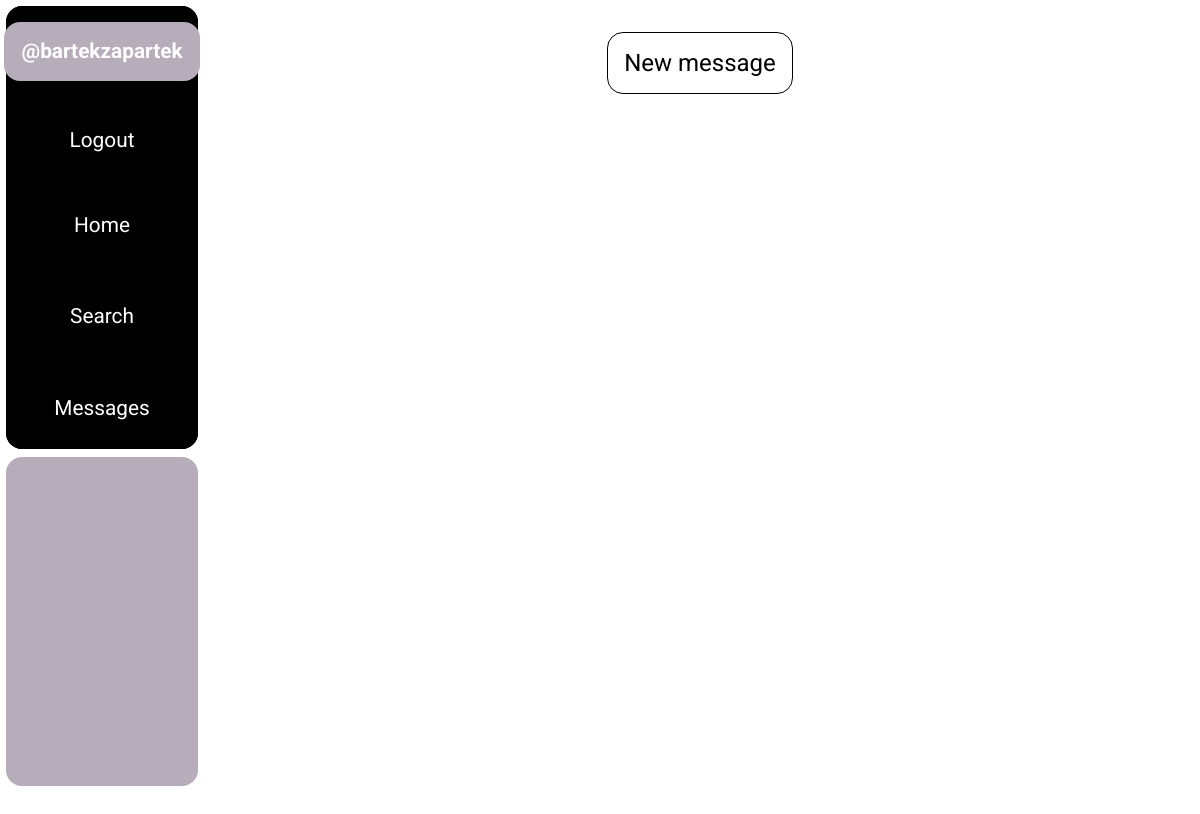
The page /show-chats/ (signed in) on the database as committed earlier.
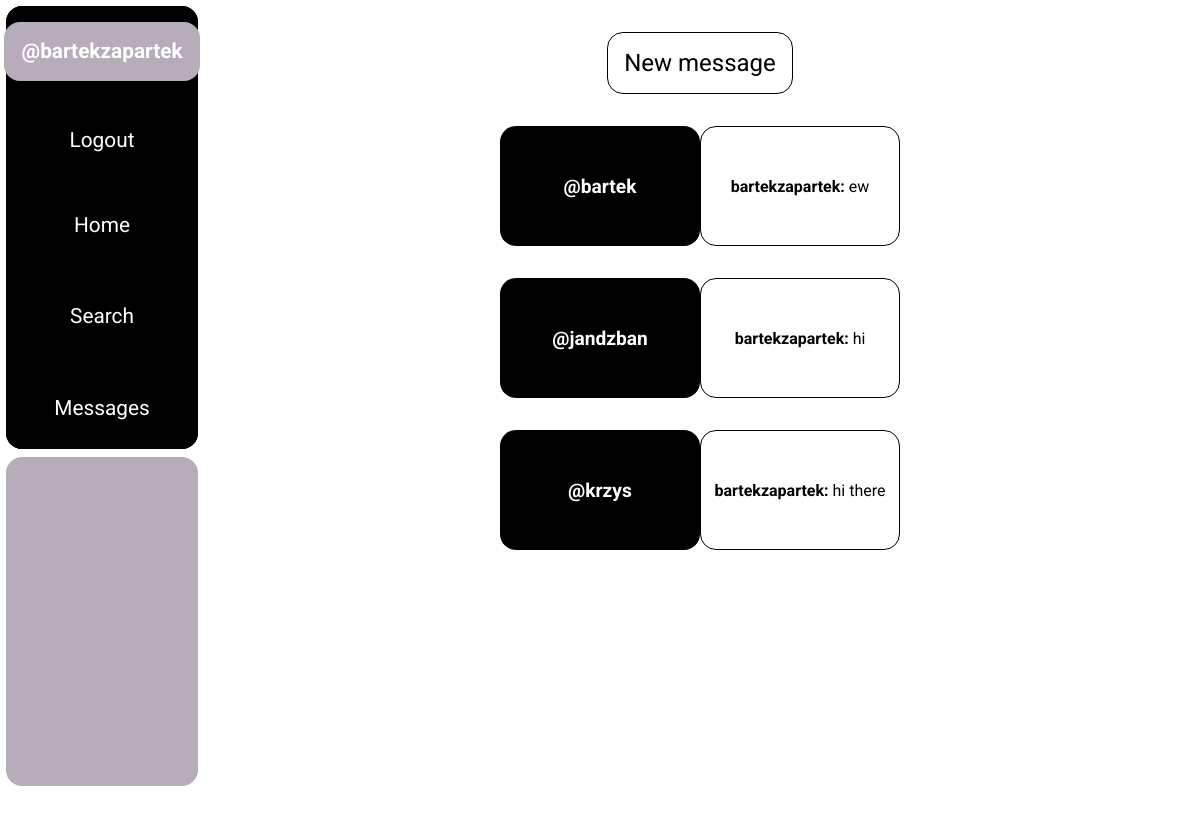
The same page on the database as committed later.
### base/models.py (models this page shows)
class Chat(models.Model):
    participant_1 = models.ForeignKey(User, on_delete = models.CASCADE, related_name = 'participant_1')
    participant_2 = models.ForeignKey(User, on_delete = models.CASCADE, related_name = 'participant_2')
    recent_message_owner = models.TextField(blank = True, null = True, default = '')
    recent_message = models.TextField(blank = True, null = True, default = '')
    created = models.DateTimeField(auto_now = True)
    updated = models.DateTimeField(auto_now_add = True)
    class Meta:
        ordering = ['-created', '-updated']

### base/views.py (the view)
# urls.py: path('show-chats/', views.show_chats_view, name = 'show-chats')
@login_required(login_url = 'login')
def show_chats_view(request):
    user_chats = Chat.objects.filter(
        Q(participant_1 = request.user) |
        Q(participant_2 = request.user)
    )
    context = {'chats' : user_chats}
    return render(request, 'base/chats.html', context)

### base/templates/base/chats.html
{% extends 'main.html' %}
{% block static %}
    {% load static %}
    <link rel="stylesheet" href="{% static 'base/chats.css' %}">
{% endblock static %}
{% block content %}
    <div class="chats-section">
        <a href = "{% url 'create-chat' %}" class = "create-chat">
            New message
        </a>
        {% for chat in chats %}
            <div class="chat">
                <a href="{% url 'chat-content' chat.id %}" class = "username">
                    {% if chat.participant_1 != request.user %}
                        @{{ chat.participant_1.username }}
                    {% else %}
                        @{{ chat.participant_2.username }}
                    {% endif %}
                </a>
                <a href="{% url 'chat-content' chat.id %}" class="recent-message">
                    <span>{{ chat.recent_message_owner }}:</span>&nbsp;{{ chat.recent_message | slice:":25" }}
                </a>
            </div>
        {% endfor %}
    </div>
{% endblock content %}

Rows that differ between the two databases and show on the page:
added Chat: participant_2.username "bartek", recent_message_owner "bartekzapartek", recent_message "ew"
added Chat: participant_2.username "jandzban", recent_message_owner "bartekzapartek", recent_message "hi"
added Chat: participant_2.username "krzys", recent_message_owner "bartekzapartek", recent_message "hi there"
